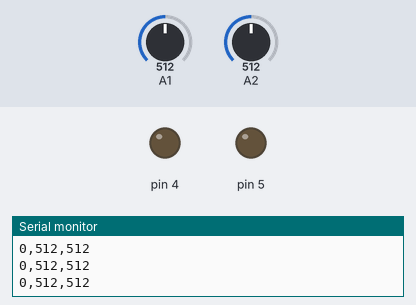
Bench run of a sketch on a simulated Arduino Uno, built with avr-gcc and run on an emulated ATmega328P. On the bench: output pins drawn as LEDs (lit = HIGH), the last lines printed to the serial monitor. The test bench sets the inputs (shaded band); at power-on: A1 = 512, A2 = 512.

Above: at 1.2 s.
1.3 s: A1 set to 530
At 1.7 s:
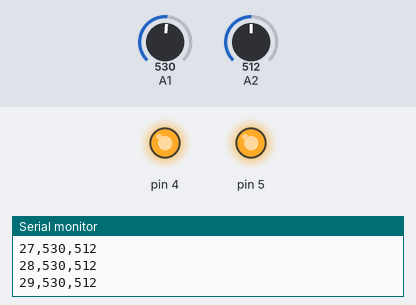
2.8 s: A2 set to 548
At 5.6 s:
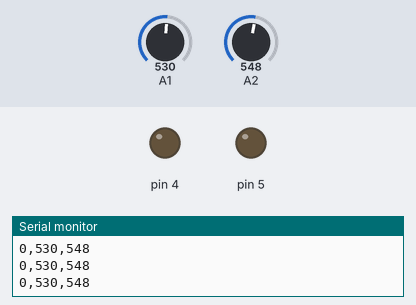
5.8 s: A2 set to 0
At 6.2 s:
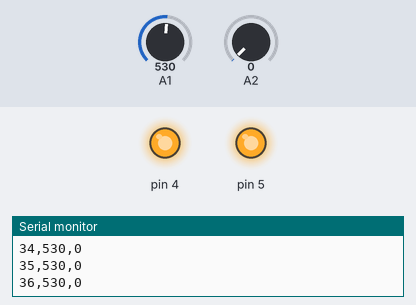
7.3 s: A2 set to 1010
At 10.7 s:
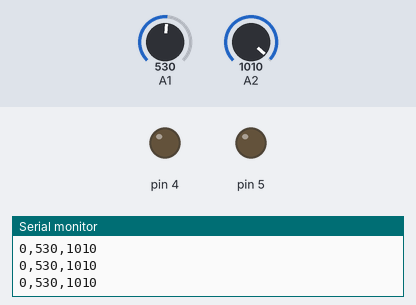
Timing chart, 0 to 11.3 s (numbered marks = the images above; inputs shaded):
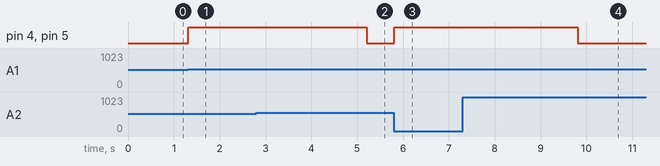

The sketch:

Mic2ServoXBee.ino
```cpp
// MIC2RELAY
// 72U for TWO BIT CIRCUS, STEAM CARNIVAL
// Fall 2015
// Ver 0.5
// www.72u.org
// Dev: Nikita Rokotyan (http://rokotyan.com), Luting Hou (http://lutinghou.com)


int      soundThreshold = 250;
int      soundEnvelope;

float       duration = 0.0f; // 0.0 — 1.0
const float durationStep = 0.0022f;
unsigned long timer = millis();

void setup() {
  Serial.begin( 9600 );
  pinMode(5, OUTPUT);
  pinMode(4, OUTPUT);
}

void loop() {
  soundEnvelope  = analogRead(A1);
  soundThreshold = analogRead(A2);

  if ( soundEnvelope > soundThreshold ) {
    duration += 5*durationStep;
    timer = millis();
  } else if ( millis() - timer > 1000 ) {
    duration -= 4*durationStep;
  }
  duration = constrain( duration, 0.0f, 1.0f );

  if ( duration > 0 ) {
    digitalWrite(4, HIGH);
    digitalWrite(5, HIGH);
  }
  else {
    digitalWrite(4, LOW);
    digitalWrite(5, LOW);
  }

  int serialData[] = { (int)(duration*100), soundEnvelope, soundThreshold };
  sendDataToSerial( serialData, 3);

  delay(5);
}

void sendDataToSerial( int arr[], int arrLength ) {
  String dataString = "";
  for ( int i = 0; i < arrLength-1; ++i ) {
    dataString += arr[i];
    dataString += ",";
  }
  dataString += arr[ arrLength-1 ];
  Serial.println( dataString );
}
```

Measured:
- the behaviour switches between 512 and 513 on A1 (found by bisection; images 0 and 1)
- the behaviour switches between 529 and 530 on A2 (found by bisection; images 1 and 2)
- after the input at 1.3 s, pin 4, pin 5: LOW → HIGH at once
- after the input at 2.8 s, pin 4, pin 5: HIGH → LOW after 2.4 s
- after the input at 5.8 s, pin 4, pin 5: LOW → HIGH at once
- after the input at 7.3 s, pin 4, pin 5: HIGH → LOW after 2.5 s
